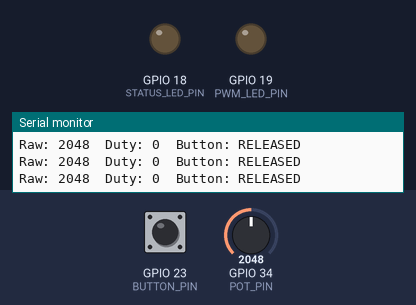
Bench run of a sketch on a simulated ESP32. Shown: output pins drawn as LEDs (lit = HIGH), the last lines printed to the serial monitor. Inputs (shaded band) come from the test bench; at power-on: GPIO 23 (BUTTON_PIN) HIGH, GPIO 34 (POT_PIN) = 2048 (analog values on the 0–4095 scale).

Above: at 1.3 s.
1.4 s: GPIO 23 (BUTTON_PIN) pulled LOW for 0.6 s
At 1.9 s:
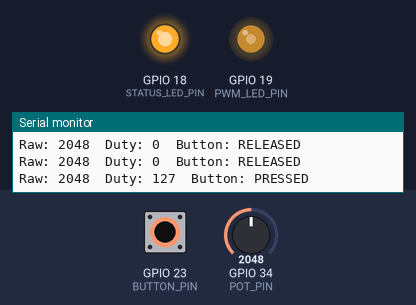
3.5 s: GPIO 23 (BUTTON_PIN) pulled LOW for 3.2 s
At 8.0 s:
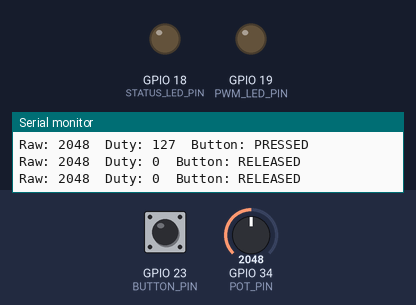
Timing chart, 0 to 9.5 s (numbered marks = the images above; inputs shaded):
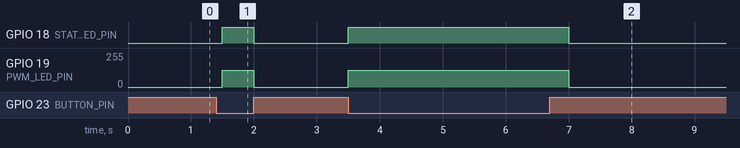

Measured:
- after the input at 1.4 s, GPIO 18 (STATUS_LED_PIN): LOW → HIGH after 0.10 s, → LOW 0.50 s later; GPIO 19 (PWM_LED_PIN): 0/255 → 127/255 after 0.10 s, → 0/255 0.50 s later
- after the input at 3.5 s, GPIO 18 (STATUS_LED_PIN): LOW → HIGH at once, → LOW 3.5 s later; GPIO 19 (PWM_LED_PIN): 0/255 → 127/255 at once, → 0/255 3.5 s later

The sketch:

Antonio_BCA188_Lab_5.ino
```cpp
#include <Arduino.h>

const uint8_t BUTTON_PIN = 23;
const uint8_t POT_PIN = 34;
const uint8_t STATUS_LED_PIN = 18;
const uint8_t PWM_LED_PIN = 19;

bool buttonPressed = false;
bool pwmReady = false;
int rawInput = 0;
int requestedDuty = 0;
int appliedDuty = 0;

void readInputs();
void processInputs();
void updateOutputs();
int scaleToDuty(int raw);

void setup() {
  Serial.begin(115200);

  pinMode(BUTTON_PIN, INPUT_PULLUP);

  pinMode(STATUS_LED_PIN, OUTPUT);
  digitalWrite(STATUS_LED_PIN, LOW);

  pinMode(PWM_LED_PIN, OUTPUT);
  digitalWrite(PWM_LED_PIN, LOW);

  analogReadResolution(12);
  analogSetPinAttenuation(POT_PIN, ADC_11db);

  pwmReady = ledcAttach(PWM_LED_PIN, 5000, 8);

  if (pwmReady) {
    ledcWrite(PWM_LED_PIN, 0);
  } else {
    Serial.println("PWM setup failed.");
  }
}

void loop() {
  readInputs();
  processInputs();
  updateOutputs();

  Serial.print("Raw: ");
  Serial.print(rawInput);

  Serial.print("\tDuty: ");
  Serial.print(appliedDuty);

  Serial.print("\tButton: ");
  Serial.println(buttonPressed ? "PRESSED" : "RELEASED");

  delay(500);
}

void readInputs() {
  buttonPressed = (digitalRead(BUTTON_PIN) == LOW);
  rawInput = analogRead(POT_PIN);
}

void processInputs() {
  requestedDuty = scaleToDuty(rawInput);

  if (buttonPressed && pwmReady) {
    appliedDuty = requestedDuty;
  } else {
    appliedDuty = 0;
  }
}

int scaleToDuty(int raw) {
  return constrain(map(raw, 0, 4095, 0, 255), 0L, 255L);
}

void updateOutputs() {
  digitalWrite(
    STATUS_LED_PIN,
    (buttonPressed && pwmReady) ? HIGH : LOW
  );

  if (pwmReady) {
    ledcWrite(PWM_LED_PIN, appliedDuty);
  }
}
```
